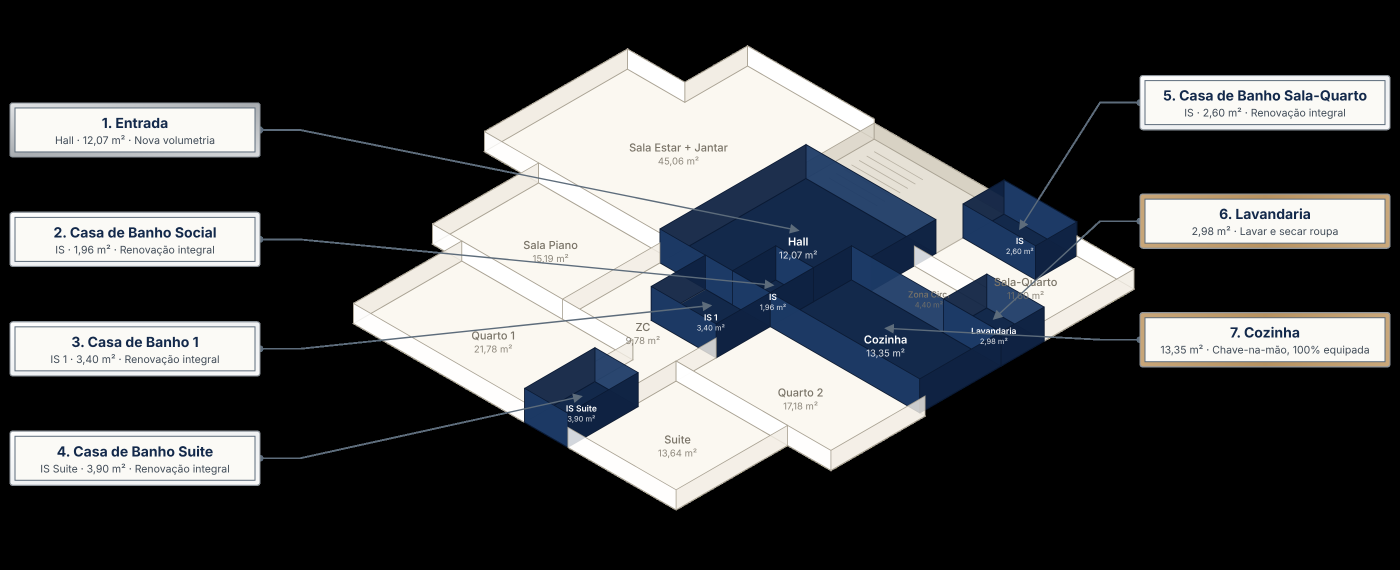
#> input picture restelo_t4/tools/plan3d.png, 2800 x 1140 px (shown at 1/2 size); its folder holds only this picture in this run
$ python -i patch_slides.py   (imports and definitions only)
#> lines starting #> are read from the running program, lines starting #| are printed output that depends on the picture
"""Redraw the figures that changed after the proposal deck was generated
(price, number of bathrooms/divisions, share capital) directly on the slide images."""
import os
import numpy as np
from PIL import Image, ImageDraw, ImageFont

FONTS = os.path.join(os.path.dirname(__file__), 'fonts')
INTER = os.path.join(FONTS, 'Inter-Regular.otf')
RC = os.path.join(FONTS, 'roboto-condensed-latin-400-normal.woff')
RC_BOLD = os.path.join(FONTS, 'roboto-condensed-latin-800-normal.woff')


# [26 lines left out: functions font_for_width, erase, swap, not called in this run]


def text(im, xy, s, font, fill, anchor='ls'):
    ImageDraw.Draw(im).text(xy, s, font=font, fill=fill, anchor=anchor)


def slide1(im):
    f = font_for_width(INTER, 'Lavandaria e 3 Casas de Banho.', 484 - 80)
    swap(im, (247, 482, 266, 511), '4', f, (246, 251, 255), 515, True)


def slide2(im):
    """Replace the old floor plan with the 3D plan of the current layout (tools/plan3d.png)."""
    plan = Image.open(os.path.join(os.path.dirname(__file__), 'plan3d.png')).convert('RGBA')
    src = im.copy()
    strip = src.crop((0, 0, 60, 645))
    for i, x in enumerate(range(0, 1376, 60)):
        im.paste(strip if i % 2 == 0 else strip.transpose(Image.FLIP_LEFT_RIGHT), (x, 0))
    im.paste(src.crop((60, 50, 410, 175)), (60, 50))  # title
    h = 472
    plan = plan.resize((round(plan.width * h / plan.height), h), Image.LANCZOS)
    im.paste(plan, ((1376 - plan.width) // 2, 170), plan)


# [33 lines left out: functions slide4, slide10, slide11, not called in this run]


def slide12(im):
    f = font_for_width(INTER, '519 525 825', 883 - 725)
    swap(im, (720, 552, 790, 586), '1.000€', f, (246, 250, 253), 592, True)


PATCHES = {1: slide1, 2: slide2, 4: slide4, 10: slide10, 11: slide11, 12: slide12}


# [4 lines left out: function apply, not called in this run]

>>> import cv2
>>> picture = cv2.imread('plan3d.png', cv2.IMREAD_GRAYSCALE)
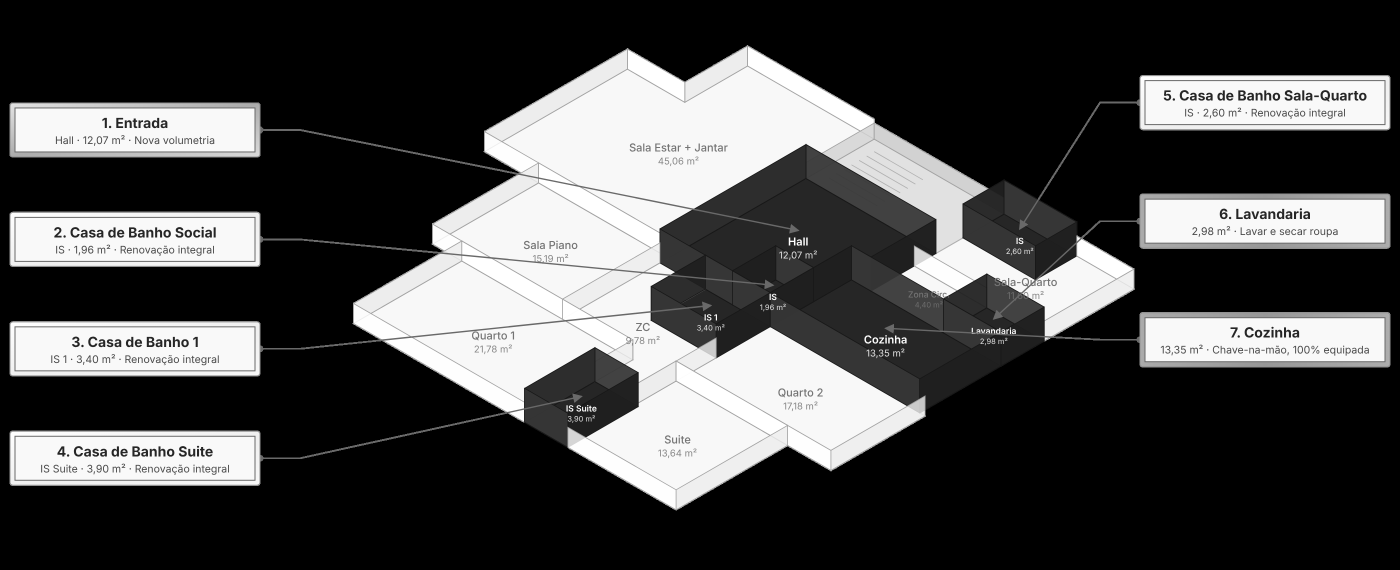
#> picture: shape (1140, 2800) (shown at 1/2 size); min 0, max 255, mean 72.6
>>> result = slide2(picture)
#> in slide2, `plan = Image.open(os.path.join(os.path.dirname(__file__), 'plan3d.png'..`:
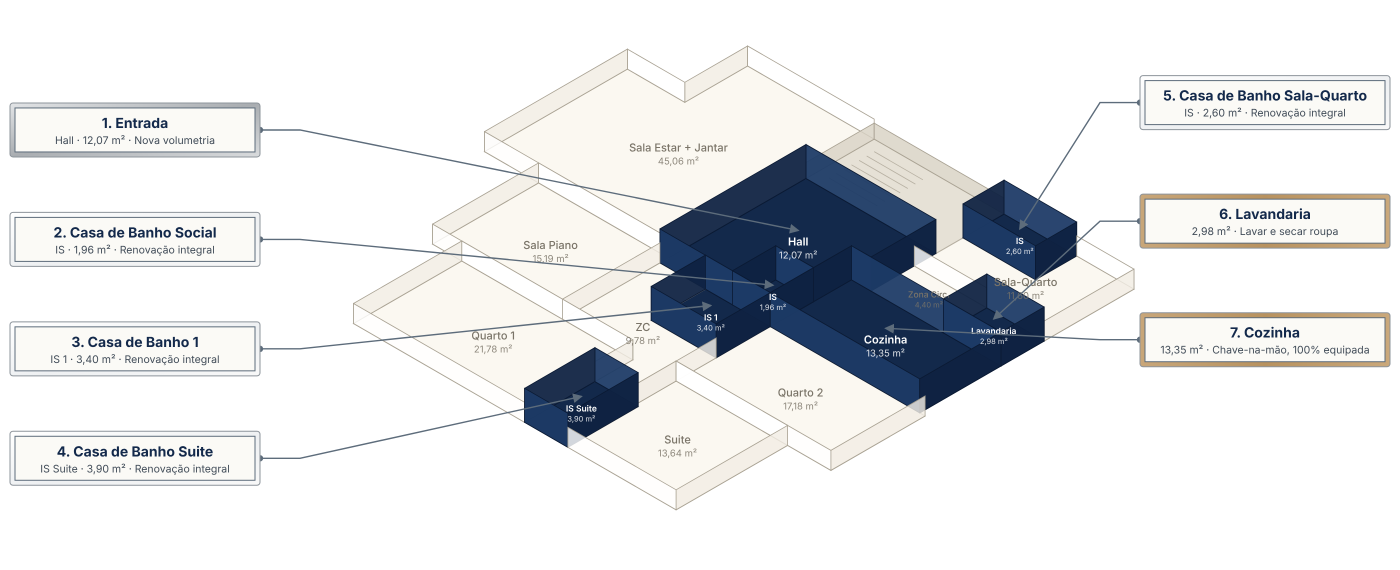
#> plan: PIL image 2800x1140 RGBA (shown at 1/2 size); mean R, G, B, A 71.5, 73, 74.8, 97.2; transparent parts drawn white
#> (the run stopped early here; a loop or call above may not have finished)
